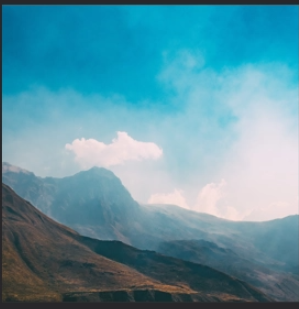
#> input picture screenslide1.png, 299 x 309 px
$ python index.py
#> lines starting #> are read from the running program, lines starting #| are printed output that depends on the picture
from PIL import Image, ImageFilter


im = Image.open('screenslide1.png')
#> im is the input picture: PIL image 299x309 RGBA; mean R, G, B, A 93, 148.1, 163.7, 255

blured_im = im.filter(ImageFilter.BLUR)
im_1 = im.convert("1")
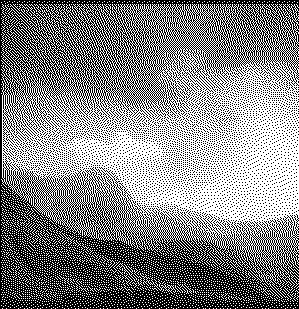
#> im_1: PIL image 299x309 1; 52.1% white; black in thin lines or dots
im_L = im.convert("L")
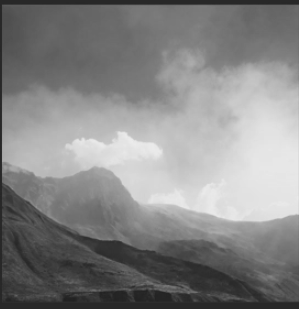
#> im_L: PIL image 299x309 L; min 33, max 236, mean 133.4
im_LA = im.convert("LA")

blured_im.show()
im_1.show()
im_L.show()
im_LA.show()

blured_im.save("blured.png")
im_1.save("im_1.png")
im_L.save("im_L.png")
im_LA.save("im_LA.png")

(width,height) = im.size
#> width = 299; height = 309
data = list(im.getdata())
#> data = 92391 items

f = open("py2.txt","w")

count = 0

print(type(data))
#| <class 'list'>
print((width,height))
#| (299, 309)
for i in data:
    if i == 255:
        f.write('1')
    if  i == 0:
        f.write('0')
    count += 1

    if count == width:
        count == 0
#> (the run stopped early here; a loop or call above may not have finished)
